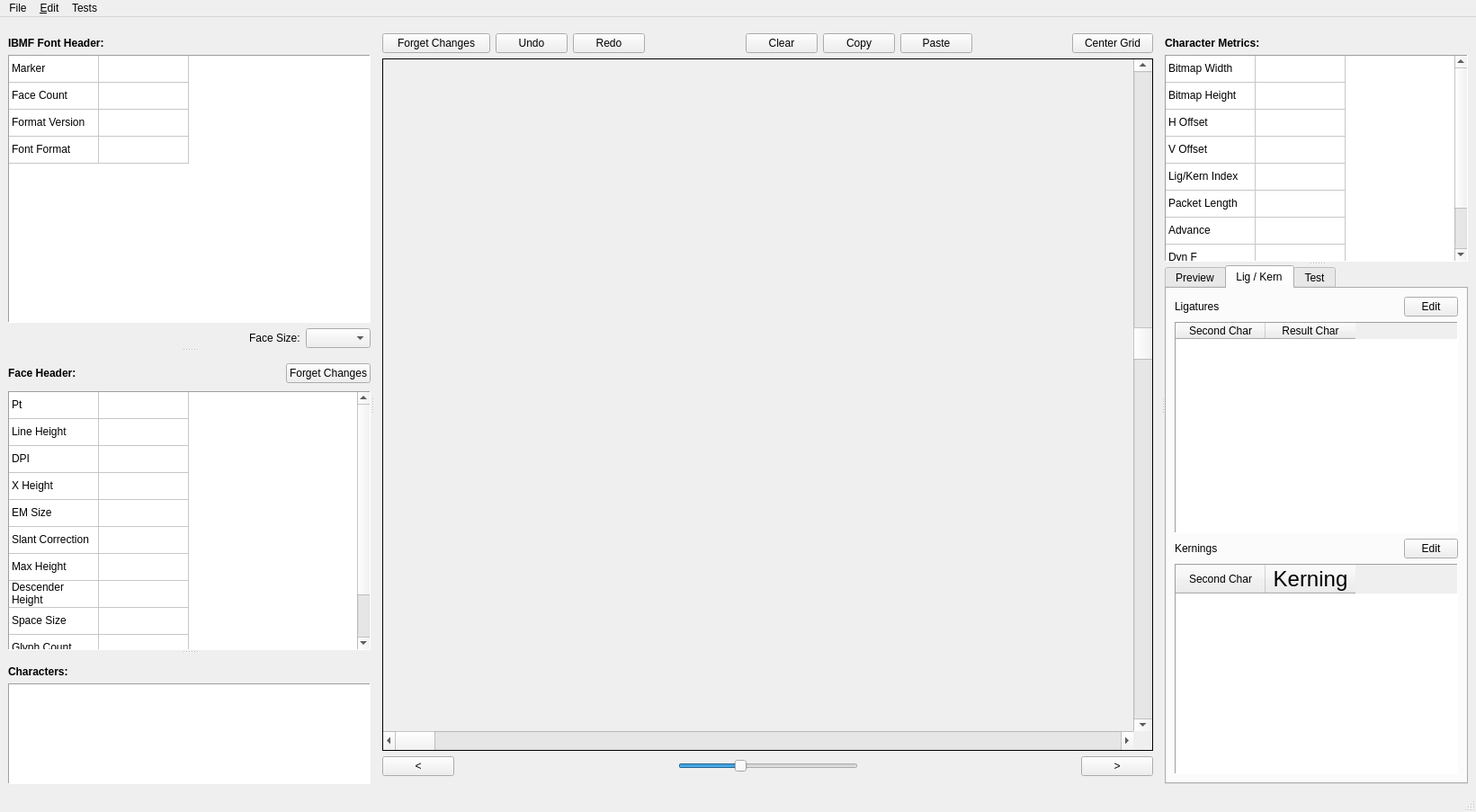
<?xml version="1.0" encoding="UTF-8"?>
<ui version="4.0">
 <class>MainWindow</class>
 <widget class="QMainWindow" name="MainWindow">
  <property name="geometry">
   <rect>
    <x>0</x>
    <y>0</y>
    <width>1641</width>
    <height>903</height>
   </rect>
  </property>
  <property name="windowTitle">
   <string>MainWindow</string>
  </property>
  <widget class="QWidget" name="centralwidget">
   <layout class="QHBoxLayout" name="horizontalLayout_4">
    <item>
     <widget class="QSplitter" name="leftSplitter">
      <property name="orientation">
       <enum>Qt::Horizontal</enum>
      </property>
      <property name="opaqueResize">
       <bool>true</bool>
      </property>
      <property name="childrenCollapsible">
       <bool>true</bool>
      </property>
      <widget class="QSplitter" name="leftFrame">
       <property name="frameShape">
        <enum>QFrame::NoFrame</enum>
       </property>
       <property name="frameShadow">
        <enum>QFrame::Sunken</enum>
       </property>
       <property name="orientation">
        <enum>Qt::Vertical</enum>
       </property>
       <property name="childrenCollapsible">
        <bool>false</bool>
       </property>
       <widget class="QFrame" name="fontHeaderFrame">
        <property name="sizePolicy">
         <sizepolicy hsizetype="Preferred" vsizetype="Preferred">
          <horstretch>0</horstretch>
          <verstretch>0</verstretch>
         </sizepolicy>
        </property>
        <property name="frameShape">
         <enum>QFrame::NoFrame</enum>
        </property>
        <property name="frameShadow">
         <enum>QFrame::Plain</enum>
        </property>
        <layout class="QVBoxLayout" name="verticalLayout_9">
         <property name="leftMargin">
          <number>0</number>
         </property>
         <property name="topMargin">
          <number>13</number>
         </property>
         <property name="rightMargin">
          <number>0</number>
         </property>
         <property name="bottomMargin">
          <number>0</number>
         </property>
         <item>
          <widget class="QLabel" name="label">
           <property name="sizePolicy">
            <sizepolicy hsizetype="Preferred" vsizetype="Fixed">
             <horstretch>0</horstretch>
             <verstretch>0</verstretch>
            </sizepolicy>
           </property>
           <property name="text">
            <string>&lt;html&gt;&lt;head/&gt;&lt;body&gt;&lt;p&gt;&lt;span style=&quot; font-weight:700;&quot;&gt;IBMF Font Header:&lt;/span&gt;&lt;/p&gt;&lt;/body&gt;&lt;/html&gt;</string>
           </property>
          </widget>
         </item>
         <item>
          <widget class="QTableWidget" name="fontHeader">
           <property name="maximumSize">
            <size>
             <width>16777215</width>
             <height>16777215</height>
            </size>
           </property>
           <property name="frameShape">
            <enum>QFrame::Panel</enum>
           </property>
           <property name="showGrid">
            <bool>true</bool>
           </property>
           <property name="rowCount">
            <number>4</number>
           </property>
           <attribute name="horizontalHeaderVisible">
            <bool>false</bool>
           </attribute>
           <attribute name="verticalHeaderVisible">
            <bool>false</bool>
           </attribute>
           <row/>
           <row/>
           <row/>
           <row/>
           <column>
            <property name="text">
             <string>Label</string>
            </property>
           </column>
           <column>
            <property name="text">
             <string>Value</string>
            </property>
           </column>
           <item row="0" column="0">
            <property name="text">
             <string>Marker</string>
            </property>
           </item>
           <item row="1" column="0">
            <property name="text">
             <string>Face Count</string>
            </property>
           </item>
           <item row="2" column="0">
            <property name="text">
             <string>Format Version</string>
            </property>
           </item>
           <item row="3" column="0">
            <property name="text">
             <string>Font Format</string>
            </property>
           </item>
          </widget>
         </item>
         <item>
          <widget class="QFrame" name="frame_3">
           <property name="sizePolicy">
            <sizepolicy hsizetype="Expanding" vsizetype="Preferred">
             <horstretch>0</horstretch>
             <verstretch>0</verstretch>
            </sizepolicy>
           </property>
           <property name="frameShape">
            <enum>QFrame::NoFrame</enum>
           </property>
           <property name="frameShadow">
            <enum>QFrame::Plain</enum>
           </property>
           <layout class="QHBoxLayout" name="horizontalLayout_3">
            <property name="leftMargin">
             <number>0</number>
            </property>
            <property name="topMargin">
             <number>0</number>
            </property>
            <property name="rightMargin">
             <number>0</number>
            </property>
            <property name="bottomMargin">
             <number>0</number>
            </property>
            <item>
             <spacer name="horizontalSpacer_2">
              <property name="orientation">
               <enum>Qt::Horizontal</enum>
              </property>
              <property name="sizeType">
               <enum>QSizePolicy::Expanding</enum>
              </property>
              <property name="sizeHint" stdset="0">
               <size>
                <width>196</width>
                <height>20</height>
               </size>
              </property>
             </spacer>
            </item>
            <item>
             <widget class="QLabel" name="label_5">
              <property name="sizePolicy">
               <sizepolicy hsizetype="Preferred" vsizetype="Fixed">
                <horstretch>0</horstretch>
                <verstretch>0</verstretch>
               </sizepolicy>
              </property>
              <property name="text">
               <string>Face Size:</string>
              </property>
             </widget>
            </item>
            <item>
             <widget class="QComboBox" name="faceIndex"/>
            </item>
           </layout>
          </widget>
         </item>
        </layout>
       </widget>
       <widget class="QSplitter" name="FaceCharsSplitter">
        <property name="sizePolicy">
         <sizepolicy hsizetype="Preferred" vsizetype="Expanding">
          <horstretch>0</horstretch>
          <verstretch>0</verstretch>
         </sizepolicy>
        </property>
        <property name="orientation">
         <enum>Qt::Vertical</enum>
        </property>
        <property name="handleWidth">
         <number>4</number>
        </property>
        <property name="childrenCollapsible">
         <bool>false</bool>
        </property>
        <widget class="QFrame" name="faceFrame">
         <property name="sizePolicy">
          <sizepolicy hsizetype="Preferred" vsizetype="Preferred">
           <horstretch>0</horstretch>
           <verstretch>0</verstretch>
          </sizepolicy>
         </property>
         <property name="minimumSize">
          <size>
           <width>0</width>
           <height>0</height>
          </size>
         </property>
         <property name="frameShape">
          <enum>QFrame::NoFrame</enum>
         </property>
         <property name="frameShadow">
          <enum>QFrame::Plain</enum>
         </property>
         <layout class="QVBoxLayout" name="verticalLayout_8">
          <property name="spacing">
           <number>9</number>
          </property>
          <property name="leftMargin">
           <number>0</number>
          </property>
          <property name="topMargin">
           <number>13</number>
          </property>
          <property name="rightMargin">
           <number>0</number>
          </property>
          <property name="bottomMargin">
           <number>0</number>
          </property>
          <item>
           <layout class="QHBoxLayout" name="horizontalLayout_9">
            <item>
             <widget class="QLabel" name="label_2">
              <property name="text">
               <string>&lt;html&gt;&lt;head/&gt;&lt;body&gt;&lt;p&gt;&lt;span style=&quot; font-weight:700;&quot;&gt;Face Header:&lt;/span&gt;&lt;/p&gt;&lt;/body&gt;&lt;/html&gt;</string>
              </property>
             </widget>
            </item>
            <item>
             <spacer name="horizontalSpacer_5">
              <property name="orientation">
               <enum>Qt::Horizontal</enum>
              </property>
              <property name="sizeHint" stdset="0">
               <size>
                <width>40</width>
                <height>20</height>
               </size>
              </property>
             </spacer>
            </item>
            <item>
             <widget class="QPushButton" name="faceForgetButton">
              <property name="toolTip">
               <string>Forget changes to Face Header</string>
              </property>
              <property name="text">
               <string>Forget Changes</string>
              </property>
             </widget>
            </item>
           </layout>
          </item>
          <item>
           <widget class="QTableWidget" name="faceHeader">
            <property name="frameShape">
             <enum>QFrame::Panel</enum>
            </property>
            <property name="rowCount">
             <number>11</number>
            </property>
            <attribute name="horizontalHeaderVisible">
             <bool>false</bool>
            </attribute>
            <attribute name="verticalHeaderVisible">
             <bool>false</bool>
            </attribute>
            <row/>
            <row/>
            <row/>
            <row/>
            <row/>
            <row/>
            <row/>
            <row/>
            <row/>
            <row/>
            <row/>
            <column>
             <property name="text">
              <string>Label</string>
             </property>
            </column>
            <column>
             <property name="text">
              <string>Value</string>
             </property>
            </column>
            <item row="0" column="0">
             <property name="text">
              <string>Pt</string>
             </property>
            </item>
            <item row="1" column="0">
             <property name="text">
              <string>Line Height</string>
             </property>
            </item>
            <item row="2" column="0">
             <property name="text">
              <string>DPI</string>
             </property>
            </item>
            <item row="3" column="0">
             <property name="text">
              <string>X Height</string>
             </property>
            </item>
            <item row="4" column="0">
             <property name="text">
              <string>EM Size</string>
             </property>
            </item>
            <item row="5" column="0">
             <property name="text">
              <string>Slant Correction</string>
             </property>
            </item>
            <item row="6" column="0">
             <property name="text">
              <string>Max Height</string>
             </property>
            </item>
            <item row="7" column="0">
             <property name="text">
              <string>Descender Height</string>
             </property>
            </item>
            <item row="8" column="0">
             <property name="text">
              <string>Space Size</string>
             </property>
            </item>
            <item row="9" column="0">
             <property name="text">
              <string>Glyph Count</string>
             </property>
            </item>
            <item row="10" column="0">
             <property name="text">
              <string>Lig/Kern Count</string>
             </property>
            </item>
           </widget>
          </item>
         </layout>
        </widget>
        <widget class="QFrame" name="charsFrame">
         <property name="sizePolicy">
          <sizepolicy hsizetype="Preferred" vsizetype="Preferred">
           <horstretch>0</horstretch>
           <verstretch>0</verstretch>
          </sizepolicy>
         </property>
         <property name="frameShape">
          <enum>QFrame::NoFrame</enum>
         </property>
         <property name="frameShadow">
          <enum>QFrame::Plain</enum>
         </property>
         <layout class="QVBoxLayout" name="verticalLayout_3">
          <property name="leftMargin">
           <number>0</number>
          </property>
          <property name="topMargin">
           <number>13</number>
          </property>
          <property name="rightMargin">
           <number>0</number>
          </property>
          <property name="bottomMargin">
           <number>0</number>
          </property>
          <item>
           <widget class="QLabel" name="label_3">
            <property name="text">
             <string>&lt;html&gt;&lt;head/&gt;&lt;body&gt;&lt;p&gt;&lt;span style=&quot; font-weight:700;&quot;&gt;Characters:&lt;/span&gt;&lt;/p&gt;&lt;/body&gt;&lt;/html&gt;</string>
            </property>
           </widget>
          </item>
          <item>
           <widget class="QTableWidget" name="charactersList">
            <property name="sizePolicy">
             <sizepolicy hsizetype="Expanding" vsizetype="Expanding">
              <horstretch>0</horstretch>
              <verstretch>0</verstretch>
             </sizepolicy>
            </property>
            <property name="font">
             <font>
              <pointsize>24</pointsize>
             </font>
            </property>
            <property name="toolTip">
             <string>Select Character to show</string>
            </property>
            <property name="frameShape">
             <enum>QFrame::Panel</enum>
            </property>
            <property name="sizeAdjustPolicy">
             <enum>QAbstractScrollArea::AdjustToContents</enum>
            </property>
            <attribute name="horizontalHeaderVisible">
             <bool>false</bool>
            </attribute>
            <attribute name="horizontalHeaderMinimumSectionSize">
             <number>40</number>
            </attribute>
            <attribute name="horizontalHeaderDefaultSectionSize">
             <number>40</number>
            </attribute>
            <attribute name="horizontalHeaderHighlightSections">
             <bool>false</bool>
            </attribute>
            <attribute name="verticalHeaderVisible">
             <bool>false</bool>
            </attribute>
           </widget>
          </item>
         </layout>
        </widget>
       </widget>
      </widget>
      <widget class="QSplitter" name="rightSplitter">
       <property name="orientation">
        <enum>Qt::Horizontal</enum>
       </property>
       <widget class="QFrame" name="centralFrame">
        <property name="frameShape">
         <enum>QFrame::NoFrame</enum>
        </property>
        <property name="frameShadow">
         <enum>QFrame::Plain</enum>
        </property>
        <layout class="QVBoxLayout" name="verticalLayout_6">
         <item>
          <layout class="QHBoxLayout" name="horizontalLayout_7">
           <item>
            <widget class="QPushButton" name="glyphForgetButton">
             <property name="minimumSize">
              <size>
               <width>120</width>
               <height>0</height>
              </size>
             </property>
             <property name="toolTip">
              <string>Forget changes to Character Bitmap and Metrics</string>
             </property>
             <property name="text">
              <string>Forget Changes</string>
             </property>
            </widget>
           </item>
           <item>
            <widget class="ActionButton" name="undoButton">
             <property name="minimumSize">
              <size>
               <width>50</width>
               <height>0</height>
              </size>
             </property>
             <property name="text">
              <string>Undo</string>
             </property>
            </widget>
           </item>
           <item>
            <widget class="ActionButton" name="redoButton">
             <property name="minimumSize">
              <size>
               <width>50</width>
               <height>0</height>
              </size>
             </property>
             <property name="text">
              <string>Redo</string>
             </property>
            </widget>
           </item>
           <item>
            <spacer name="horizontalSpacer_6">
             <property name="orientation">
              <enum>Qt::Horizontal</enum>
             </property>
             <property name="sizeHint" stdset="0">
              <size>
               <width>18</width>
               <height>20</height>
              </size>
             </property>
            </spacer>
           </item>
           <item>
            <widget class="ActionButton" name="clearButton">
             <property name="minimumSize">
              <size>
               <width>50</width>
               <height>0</height>
              </size>
             </property>
             <property name="text">
              <string>Clear</string>
             </property>
            </widget>
           </item>
           <item>
            <widget class="ActionButton" name="copyButton">
             <property name="minimumSize">
              <size>
               <width>50</width>
               <height>0</height>
              </size>
             </property>
             <property name="text">
              <string>Copy</string>
             </property>
            </widget>
           </item>
           <item>
            <widget class="ActionButton" name="pasteButton">
             <property name="minimumSize">
              <size>
               <width>50</width>
               <height>0</height>
              </size>
             </property>
             <property name="text">
              <string>Paste</string>
             </property>
            </widget>
           </item>
           <item>
            <spacer name="horizontalSpacer_3">
             <property name="orientation">
              <enum>Qt::Horizontal</enum>
             </property>
             <property name="sizeHint" stdset="0">
              <size>
               <width>40</width>
               <height>20</height>
              </size>
             </property>
            </spacer>
           </item>
           <item>
            <widget class="QPushButton" name="centerGridButton">
             <property name="minimumSize">
              <size>
               <width>90</width>
               <height>0</height>
              </size>
             </property>
             <property name="text">
              <string>Center Grid</string>
             </property>
            </widget>
           </item>
          </layout>
         </item>
         <item>
          <widget class="QFrame" name="frame">
           <property name="frameShape">
            <enum>QFrame::Panel</enum>
           </property>
           <property name="frameShadow">
            <enum>QFrame::Plain</enum>
           </property>
           <layout class="QVBoxLayout" name="verticalLayout">
            <property name="spacing">
             <number>0</number>
            </property>
            <property name="leftMargin">
             <number>0</number>
            </property>
            <property name="topMargin">
             <number>0</number>
            </property>
            <property name="rightMargin">
             <number>0</number>
            </property>
            <property name="bottomMargin">
             <number>0</number>
            </property>
            <item>
             <layout class="QHBoxLayout" name="horizontalLayout_10">
              <property name="spacing">
               <number>0</number>
              </property>
              <item>
               <widget class="QFrame" name="bitmapFrame">
                <property name="sizePolicy">
                 <sizepolicy hsizetype="Expanding" vsizetype="Expanding">
                  <horstretch>0</horstretch>
                  <verstretch>0</verstretch>
                 </sizepolicy>
                </property>
                <property name="frameShape">
                 <enum>QFrame::NoFrame</enum>
                </property>
                <property name="frameShadow">
                 <enum>QFrame::Plain</enum>
                </property>
                <layout class="QHBoxLayout" name="horizontalLayout_2">
                 <property name="leftMargin">
                  <number>0</number>
                 </property>
                 <property name="topMargin">
                  <number>0</number>
                 </property>
                 <property name="rightMargin">
                  <number>0</number>
                 </property>
                 <property name="bottomMargin">
                  <number>0</number>
                 </property>
                </layout>
               </widget>
              </item>
              <item>
               <widget class="QScrollBar" name="bitmapVerticalScrollBar">
                <property name="minimumSize">
                 <size>
                  <width>21</width>
                  <height>0</height>
                 </size>
                </property>
                <property name="maximumSize">
                 <size>
                  <width>21</width>
                  <height>16777215</height>
                 </size>
                </property>
                <property name="maximum">
                 <number>600</number>
                </property>
                <property name="singleStep">
                 <number>3</number>
                </property>
                <property name="pageStep">
                 <number>30</number>
                </property>
                <property name="value">
                 <number>250</number>
                </property>
                <property name="sliderPosition">
                 <number>250</number>
                </property>
                <property name="orientation">
                 <enum>Qt::Vertical</enum>
                </property>
               </widget>
              </item>
             </layout>
            </item>
            <item>
             <layout class="QHBoxLayout" name="horizontalLayout_11">
              <property name="spacing">
               <number>0</number>
              </property>
              <item>
               <widget class="QScrollBar" name="bitmapHorizontalScrollBar">
                <property name="minimumSize">
                 <size>
                  <width>0</width>
                  <height>21</height>
                 </size>
                </property>
                <property name="maximumSize">
                 <size>
                  <width>16777215</width>
                  <height>21</height>
                 </size>
                </property>
                <property name="maximum">
                 <number>600</number>
                </property>
                <property name="singleStep">
                 <number>3</number>
                </property>
                <property name="pageStep">
                 <number>34</number>
                </property>
                <property name="orientation">
                 <enum>Qt::Horizontal</enum>
                </property>
               </widget>
              </item>
              <item>
               <widget class="QFrame" name="frame_2">
                <property name="minimumSize">
                 <size>
                  <width>21</width>
                  <height>21</height>
                 </size>
                </property>
                <property name="maximumSize">
                 <size>
                  <width>21</width>
                  <height>21</height>
                 </size>
                </property>
                <property name="frameShape">
                 <enum>QFrame::NoFrame</enum>
                </property>
                <property name="frameShadow">
                 <enum>QFrame::Plain</enum>
                </property>
               </widget>
              </item>
             </layout>
            </item>
           </layout>
          </widget>
         </item>
         <item>
          <layout class="QHBoxLayout" name="horizontalLayout">
           <item>
            <widget class="QPushButton" name="leftButton">
             <property name="toolTip">
              <string>Previous character in Face</string>
             </property>
             <property name="text">
              <string> &lt; </string>
             </property>
            </widget>
           </item>
           <item>
            <spacer name="horizontalSpacer">
             <property name="orientation">
              <enum>Qt::Horizontal</enum>
             </property>
             <property name="sizeHint" stdset="0">
              <size>
               <width>40</width>
               <height>20</height>
              </size>
             </property>
            </spacer>
           </item>
           <item>
            <widget class="QSlider" name="pixelSize">
             <property name="maximumSize">
              <size>
               <width>200</width>
               <height>16777215</height>
              </size>
             </property>
             <property name="minimum">
              <number>10</number>
             </property>
             <property name="maximum">
              <number>40</number>
             </property>
             <property name="value">
              <number>20</number>
             </property>
             <property name="orientation">
              <enum>Qt::Horizontal</enum>
             </property>
            </widget>
           </item>
           <item>
            <spacer name="horizontalSpacer_4">
             <property name="orientation">
              <enum>Qt::Horizontal</enum>
             </property>
             <property name="sizeHint" stdset="0">
              <size>
               <width>40</width>
               <height>20</height>
              </size>
             </property>
            </spacer>
           </item>
           <item>
            <widget class="QPushButton" name="rightButton">
             <property name="toolTip">
              <string>Next character in Face</string>
             </property>
             <property name="text">
              <string> &gt; </string>
             </property>
            </widget>
           </item>
          </layout>
         </item>
        </layout>
       </widget>
       <widget class="QSplitter" name="rightFrame">
        <property name="orientation">
         <enum>Qt::Vertical</enum>
        </property>
        <property name="childrenCollapsible">
         <bool>false</bool>
        </property>
        <widget class="QFrame" name="charsMetrics">
         <property name="frameShape">
          <enum>QFrame::NoFrame</enum>
         </property>
         <property name="frameShadow">
          <enum>QFrame::Plain</enum>
         </property>
         <layout class="QVBoxLayout" name="verticalLayout_5">
          <property name="leftMargin">
           <number>0</number>
          </property>
          <property name="topMargin">
           <number>13</number>
          </property>
          <property name="rightMargin">
           <number>0</number>
          </property>
          <property name="bottomMargin">
           <number>0</number>
          </property>
          <item>
           <widget class="QLabel" name="label_4">
            <property name="text">
             <string>&lt;html&gt;&lt;head/&gt;&lt;body&gt;&lt;p&gt;&lt;span style=&quot; font-weight:700;&quot;&gt;Character Metrics:&lt;/span&gt;&lt;/p&gt;&lt;/body&gt;&lt;/html&gt;</string>
            </property>
           </widget>
          </item>
          <item>
           <widget class="QTableWidget" name="characterMetrics">
            <property name="frameShape">
             <enum>QFrame::Panel</enum>
            </property>
            <property name="rowCount">
             <number>9</number>
            </property>
            <property name="columnCount">
             <number>2</number>
            </property>
            <attribute name="horizontalHeaderVisible">
             <bool>false</bool>
            </attribute>
            <attribute name="verticalHeaderVisible">
             <bool>false</bool>
            </attribute>
            <row/>
            <row/>
            <row/>
            <row/>
            <row/>
            <row/>
            <row/>
            <row/>
            <row/>
            <column>
             <property name="text">
              <string>Label</string>
             </property>
             <property name="textAlignment">
              <set>AlignLeading|AlignVCenter</set>
             </property>
            </column>
            <column>
             <property name="text">
              <string>Value</string>
             </property>
             <property name="textAlignment">
              <set>AlignLeading|AlignVCenter</set>
             </property>
            </column>
            <item row="0" column="0">
             <property name="text">
              <string>Bitmap Width</string>
             </property>
            </item>
            <item row="1" column="0">
             <property name="text">
              <string>Bitmap Height</string>
             </property>
            </item>
            <item row="2" column="0">
             <property name="text">
              <string>H Offset</string>
             </property>
            </item>
            <item row="3" column="0">
             <property name="text">
              <string>V Offset</string>
             </property>
            </item>
            <item row="4" column="0">
             <property name="text">
              <string>Lig/Kern Index</string>
             </property>
            </item>
            <item row="5" column="0">
             <property name="text">
              <string>Packet Length</string>
             </property>
            </item>
            <item row="6" column="0">
             <property name="text">
              <string>Advance</string>
             </property>
            </item>
            <item row="7" column="0">
             <property name="text">
              <string>Dyn F</string>
             </property>
            </item>
            <item row="8" column="0">
             <property name="text">
              <string>First is Black</string>
             </property>
            </item>
           </widget>
          </item>
         </layout>
        </widget>
        <widget class="QTabWidget" name="tabs">
         <property name="currentIndex">
          <number>1</number>
         </property>
         <widget class="QWidget" name="preview">
          <attribute name="title">
           <string>Preview</string>
          </attribute>
          <layout class="QVBoxLayout" name="verticalLayout_2">
           <item>
            <widget class="QFrame" name="largeGlyphPreview">
             <property name="sizePolicy">
              <sizepolicy hsizetype="Preferred" vsizetype="Expanding">
               <horstretch>0</horstretch>
               <verstretch>0</verstretch>
              </sizepolicy>
             </property>
             <property name="minimumSize">
              <size>
               <width>0</width>
               <height>200</height>
              </size>
             </property>
             <property name="maximumSize">
              <size>
               <width>16777215</width>
               <height>16777215</height>
              </size>
             </property>
             <property name="frameShape">
              <enum>QFrame::Panel</enum>
             </property>
             <property name="frameShadow">
              <enum>QFrame::Sunken</enum>
             </property>
             <layout class="QHBoxLayout" name="horizontalLayout_5"/>
            </widget>
           </item>
           <item>
            <widget class="QFrame" name="smallGlyphPreview">
             <property name="sizePolicy">
              <sizepolicy hsizetype="Preferred" vsizetype="Fixed">
               <horstretch>0</horstretch>
               <verstretch>0</verstretch>
              </sizepolicy>
             </property>
             <property name="minimumSize">
              <size>
               <width>0</width>
               <height>150</height>
              </size>
             </property>
             <property name="maximumSize">
              <size>
               <width>16777215</width>
               <height>150</height>
              </size>
             </property>
             <property name="frameShape">
              <enum>QFrame::Panel</enum>
             </property>
             <property name="frameShadow">
              <enum>QFrame::Sunken</enum>
             </property>
             <layout class="QHBoxLayout" name="horizontalLayout_6"/>
            </widget>
           </item>
          </layout>
         </widget>
         <widget class="QWidget" name="tab_2">
          <attribute name="title">
           <string>Lig / Kern</string>
          </attribute>
          <attribute name="toolTip">
           <string>Ligature and Kerning values</string>
          </attribute>
          <layout class="QVBoxLayout" name="verticalLayout_4">
           <item>
            <layout class="QHBoxLayout" name="horizontalLayout_8">
             <item>
              <widget class="QLabel" name="label_6">
               <property name="text">
                <string>Ligatures</string>
               </property>
              </widget>
             </item>
             <item>
              <spacer name="horizontalSpacer_7">
               <property name="orientation">
                <enum>Qt::Horizontal</enum>
               </property>
               <property name="sizeHint" stdset="0">
                <size>
                 <width>40</width>
                 <height>20</height>
                </size>
               </property>
              </spacer>
             </item>
             <item>
              <widget class="QPushButton" name="editLigatureButton">
               <property name="minimumSize">
                <size>
                 <width>0</width>
                 <height>0</height>
                </size>
               </property>
               <property name="maximumSize">
                <size>
                 <width>60</width>
                 <height>16777215</height>
                </size>
               </property>
               <property name="text">
                <string>Edit</string>
               </property>
              </widget>
             </item>
            </layout>
           </item>
           <item>
            <widget class="QTableWidget" name="ligTable">
             <property name="font">
              <font>
               <pointsize>18</pointsize>
              </font>
             </property>
             <property name="frameShape">
              <enum>QFrame::Panel</enum>
             </property>
             <property name="editTriggers">
              <set>QAbstractItemView::NoEditTriggers</set>
             </property>
             <column>
              <property name="text">
               <string>Second Char</string>
              </property>
              <property name="font">
               <font>
                <pointsize>9</pointsize>
               </font>
              </property>
             </column>
             <column>
              <property name="text">
               <string>Result Char</string>
              </property>
              <property name="font">
               <font>
                <pointsize>9</pointsize>
               </font>
              </property>
             </column>
            </widget>
           </item>
           <item>
            <layout class="QHBoxLayout" name="horizontalLayout_12">
             <item>
              <widget class="QLabel" name="label_7">
               <property name="text">
                <string>Kernings</string>
               </property>
              </widget>
             </item>
             <item>
              <spacer name="horizontalSpacer_8">
               <property name="orientation">
                <enum>Qt::Horizontal</enum>
               </property>
               <property name="sizeHint" stdset="0">
                <size>
                 <width>40</width>
                 <height>20</height>
                </size>
               </property>
              </spacer>
             </item>
             <item>
              <widget class="QPushButton" name="editKerningButton">
               <property name="maximumSize">
                <size>
                 <width>60</width>
                 <height>16777215</height>
                </size>
               </property>
               <property name="text">
                <string>Edit</string>
               </property>
              </widget>
             </item>
            </layout>
           </item>
           <item>
            <widget class="QTableWidget" name="kernTable">
             <property name="font">
              <font>
               <pointsize>18</pointsize>
              </font>
             </property>
             <property name="frameShape">
              <enum>QFrame::Panel</enum>
             </property>
             <property name="editTriggers">
              <set>QAbstractItemView::NoEditTriggers</set>
             </property>
             <column>
              <property name="text">
               <string>Second Char</string>
              </property>
              <property name="font">
               <font>
                <pointsize>9</pointsize>
               </font>
              </property>
             </column>
             <column>
              <property name="text">
               <string>Kerning</string>
              </property>
             </column>
            </widget>
           </item>
          </layout>
         </widget>
         <widget class="QWidget" name="tab">
          <attribute name="title">
           <string>Test</string>
          </attribute>
          <layout class="QVBoxLayout" name="verticalLayout_7">
           <item>
            <widget class="QLabel" name="label_8">
             <property name="text">
              <string>Result:</string>
             </property>
            </widget>
           </item>
           <item>
            <widget class="QFrame" name="frame_7">
             <property name="sizePolicy">
              <sizepolicy hsizetype="Preferred" vsizetype="Expanding">
               <horstretch>0</horstretch>
               <verstretch>0</verstretch>
              </sizepolicy>
             </property>
             <property name="frameShape">
              <enum>QFrame::Panel</enum>
             </property>
             <property name="frameShadow">
              <enum>QFrame::Sunken</enum>
             </property>
            </widget>
           </item>
           <item>
            <widget class="QLabel" name="label_9">
             <property name="text">
              <string>Enter text here:</string>
             </property>
            </widget>
           </item>
           <item>
            <widget class="QPlainTextEdit" name="plainTextEdit">
             <property name="maximumSize">
              <size>
               <width>16777215</width>
               <height>200</height>
              </size>
             </property>
             <property name="frameShape">
              <enum>QFrame::Panel</enum>
             </property>
            </widget>
           </item>
          </layout>
         </widget>
        </widget>
       </widget>
      </widget>
     </widget>
    </item>
   </layout>
  </widget>
  <widget class="QStatusBar" name="statusbar"/>
  <widget class="QMenuBar" name="menuBar">
   <property name="geometry">
    <rect>
     <x>0</x>
     <y>0</y>
     <width>1641</width>
     <height>30</height>
    </rect>
   </property>
   <widget class="QMenu" name="menuFile">
    <property name="title">
     <string>File</string>
    </property>
    <widget class="QMenu" name="menuOpenRecent">
     <property name="title">
      <string>Open recent</string>
     </property>
     <addaction name="clearRecentList"/>
     <addaction name="separator"/>
    </widget>
    <widget class="QMenu" name="menuImport">
     <property name="title">
      <string>Import</string>
     </property>
     <addaction name="actionImportTrueTypeFont"/>
    </widget>
    <addaction name="actionOpen"/>
    <addaction name="menuOpenRecent"/>
    <addaction name="actionSaveBackup"/>
    <addaction name="actionSave"/>
    <addaction name="actionExit"/>
    <addaction name="separator"/>
    <addaction name="menuImport"/>
    <addaction name="separator"/>
   </widget>
   <widget class="QMenu" name="menuTests">
    <property name="title">
     <string>Tests</string>
    </property>
    <addaction name="actionFont_load_save"/>
    <addaction name="actionRLE_Encoder"/>
    <addaction name="actionTest_Dialog"/>
   </widget>
   <widget class="QMenu" name="editMenu">
    <property name="title">
     <string>&amp;Edit</string>
    </property>
   </widget>
   <addaction name="menuFile"/>
   <addaction name="editMenu"/>
   <addaction name="menuTests"/>
  </widget>
  <action name="actionOpen">
   <property name="text">
    <string>Open ...</string>
   </property>
  </action>
  <action name="actionSave">
   <property name="text">
    <string>Save as ...</string>
   </property>
  </action>
  <action name="actionExit">
   <property name="text">
    <string>Exit</string>
   </property>
   <property name="toolTip">
    <string>Exit the application</string>
   </property>
  </action>
  <action name="actionFont_load_save">
   <property name="text">
    <string>Font load / save </string>
   </property>
  </action>
  <action name="actionRLE_Encoder">
   <property name="text">
    <string>RLE Encoder</string>
   </property>
  </action>
  <action name="actionSaveBackup">
   <property name="text">
    <string>Save</string>
   </property>
  </action>
  <action name="clearRecentList">
   <property name="text">
    <string>Clear List</string>
   </property>
  </action>
  <action name="actionTest_Dialog">
   <property name="text">
    <string>Test Dialog</string>
   </property>
  </action>
  <action name="actionImportTrueTypeFont">
   <property name="text">
    <string>TrueType Font ...</string>
   </property>
  </action>
 </widget>
 <customwidgets>
  <customwidget>
   <class>ActionButton</class>
   <extends>QPushButton</extends>
   <header>actionButton.h</header>
  </customwidget>
 </customwidgets>
 <resources/>
 <connections/>
</ui>
